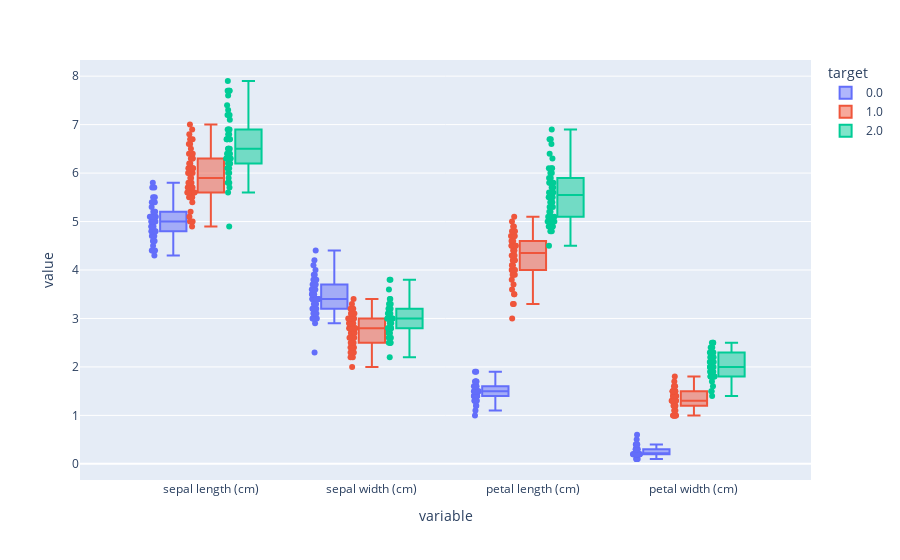

The cell this chart's notebook holds for it:
### Code cell
fig_box = px.box(dados, y=["sepal length (cm)", "sepal width (cm)",
                 "petal length (cm)", "petal width (cm)"], points="all", color="target")
fig_box.show()

### Figure 1 — Plotly figure (JSON) as saved in the notebook; plotly's stock layout.template omitted (floating-point values rounded to 4 significant figures; data arrays with more than 128 entries replaced by an {"elided": "..."} marker saying what was removed)
{"data": [{"alignmentgroup": "True", "boxpoints": "all", "hovertemplate": "target=0.0<br>variable=%{x}<br>value=%{y}<extra></extra>", "legendgroup": "0.0", "marker": {"color": "#636efa"}, "name": "0.0", "notched": false, "offsetgroup": "0.0", "orientation": "v", "showlegend": true, "type": "box", "x": {"elided": "200 str values"}, "x0": " ", "xaxis": "x", "y": {"elided": "200 float values"}, "y0": " ", "yaxis": "y"}, {"alignmentgroup": "True", "boxpoints": "all", "hovertemplate": "target=1.0<br>variable=%{x}<br>value=%{y}<extra></extra>", "legendgroup": "1.0", "marker": {"color": "#EF553B"}, "name": "1.0", "notched": false, "offsetgroup": "1.0", "orientation": "v", "showlegend": true, "type": "box", "x": {"elided": "200 str values"}, "x0": " ", "xaxis": "x", "y": {"elided": "200 float values"}, "y0": " ", "yaxis": "y"}, {"alignmentgroup": "True", "boxpoints": "all", "hovertemplate": "target=2.0<br>variable=%{x}<br>value=%{y}<extra></extra>", "legendgroup": "2.0", "marker": {"color": "#00cc96"}, "name": "2.0", "notched": false, "offsetgroup": "2.0", "orientation": "v", "showlegend": true, "type": "box", "x": {"elided": "200 str values"}, "x0": " ", "xaxis": "x", "y": {"elided": "200 float values"}, "y0": " ", "yaxis": "y"}], "layout": {"boxmode": "group", "legend": {"title": {"text": "target"}, "tracegroupgap": 0}, "margin": {"t": 60}, "xaxis": {"anchor": "y", "domain": [0, 1], "title": {"text": "variable"}}, "yaxis": {"anchor": "x", "domain": [0, 1], "title": {"text": "value"}}}}
